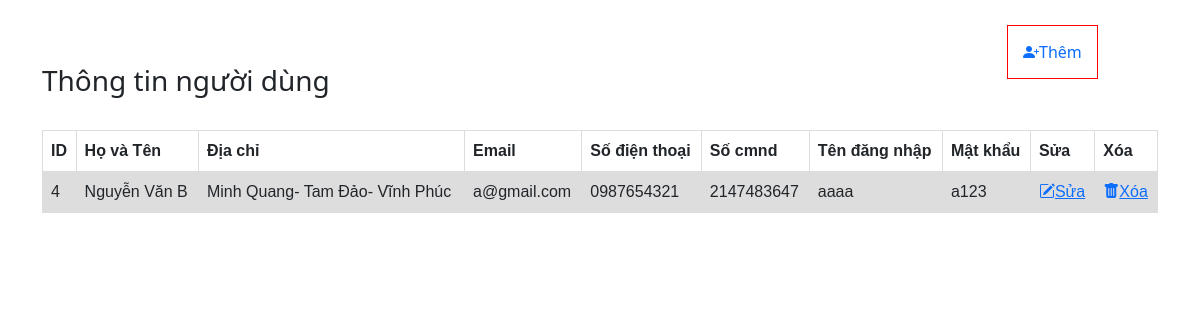
Page /admin/manage-member/index.php on the earlier database version.
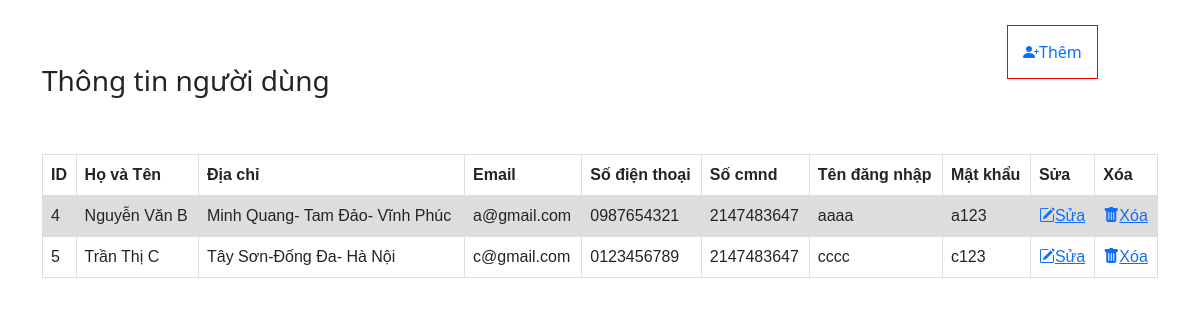
Same page on the later database version.
### tables this page shows
CREATE TABLE `nguoidung` (
  `Id` int(11) NOT NULL,
  `HoTen` varchar(99) NOT NULL,
  `DiaChi` varchar(99) NOT NULL,
  `Email` varchar(99) NOT NULL,
  `Sdt` text NOT NULL,
  `cmnd` int(11) NOT NULL,
  `TenDangNhap` text NOT NULL,
  `MatKhau` text NOT NULL
);

### admin/manage-member/index.php (the view, shortened to what this page needs)
<!doctype html>
<html lang="en">
<head>
    <link href="https://cdn.jsdelivr.net/npm/bootstrap@5.0.2/dist/css/bootstrap.min.css" rel="stylesheet">
    <link rel="stylesheet" href="https://cdn.jsdelivr.net/npm/bootstrap-icons@1.6.0/font/bootstrap-icons.css">
</head>
<body>
    <div class="container">
        <div class="row add">
            <div class="col-md-10"></div>
            <div class="col-md-2 them">
                <a href="addmember.php"><i class="bi bi-person-plus-fill"></i>Thêm</a>
            </div>
        </div>
        <tr>
            <td colspan="2">
                <h3>Thông tin người dùng</h3>
            </td>
        </tr>
        <div class="row">
            <div class="col-md-12">
                <table>
                    <tr>
                        <th>ID </th>
                        <th>Họ và Tên</th>
                        <th>Địa chỉ</th>
                        <th>Email</th>
                        <th>Số điện thoại</th>
                        <th>Số cmnd</th>
                        <th>Tên đăng nhập</th>
                        <th>Mật khẩu</th>
                        <th>Sửa</th>
                        <th>Xóa</th>
                    </tr>
                    <?php
                    $sql = "SELECT * FROM nguoidung";
                    $result = mysqli_query($conn, $sql);
                    if (mysqli_num_rows($result) > 0) {
                        while ($row = mysqli_fetch_assoc($result)) {
                            echo '<tr>';
                            echo '<td>' . $row["Id"] . '</td>';
                            echo '<td>' . $row["HoTen"] . '</td>';
                            echo '<td>' . $row["DiaChi"] . '</td>';
                            echo '<td>' . $row["Email"] . '</td>';
                            echo '<td>' . $row["Sdt"] . '</td>';
                            echo '<td>' . $row["cmnd"] . '</td>';
                            echo '<td>' . $row["TenDangNhap"] . '</td>';
                            echo '<td>' . $row["MatKhau"] . '</td>';
                            echo '<td><a href="updatemember.php?id=' . $row["Id"] . '" ><i class="bi bi-pencil-square"></i>Sửa</a></td>';
                            echo '<td><a href="deletemember.php?id=' . $row["Id"] . '" ><i class="bi bi-trash-fill"></i>Xóa</a></td>';
                            echo '</tr>';
                            echo '<br>';
                        }
                    } else {
                        echo "0 results";
                    }
                    ?>
                </table>
            </div>
        </div>
    </div>
</body>
</html>

Differences in the rows shown:
added nguoidung: Id "5", HoTen "Trần Thị C", DiaChi "Tây Sơn-Đống Đa- Hà Nội", Email "c@gmail.com", Sdt "0123456789", cmnd "2147483647", TenDangNhap "cccc", MatKhau "c123"
